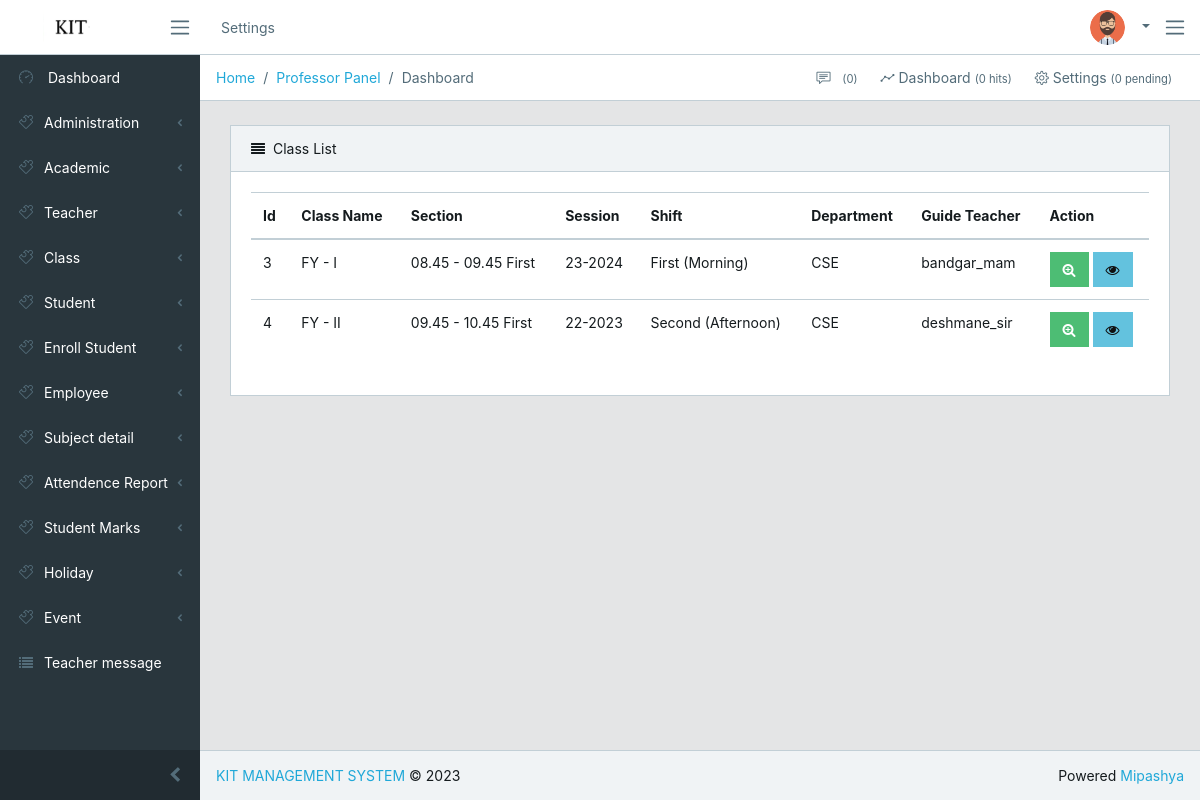
Screenshot of /student/class-wise-student-registration (signed in) with the database file from the repository.
### account/models.py (models this page shows, shortened)
class UserProfile(models.Model):
    user = models.OneToOneField(User, on_delete=models.CASCADE)
    name = models.CharField(max_length=45)
    photo = models.ImageField(upload_to='admin/', default=get_first_image_in_admin)
    password = models.CharField(max_length=255,default="Mipashya@123")
    date_of_birth = models.DateField(null=True, blank=True)
    gender_select = (
        ('Male', 'Male'),
        ('Female', 'Female')
    )
    gender = models.CharField(choices=gender_select, max_length=6)
    employee_select = (
        ('admin', 'Admin'),
        ('professor', 'Professor'),
        ('teacher', 'Teacher'),
        ('register', 'Register'),
        ('student', 'Student'),
        ('employee','employee'),
    )
    employee_type = models.CharField(choices=employee_select, max_length=15,default="student")
    student_class = models.ForeignKey(ClassInfo, null=True, blank=True, on_delete=models.CASCADE)
    student_session = models.ForeignKey(Session, null=True, blank=True, on_delete=models.CASCADE)
    department = models.ForeignKey(Department, null=True, blank=True, on_delete=models.CASCADE)
    is_complete = models.BooleanField(default=False)
    def is_complete(self):
        required_fields = [self.student_class, self.student_session, self.department]
        return all(required_fields)

### academic/models.py (models this page shows, shortened)
class ClassRegistration(models.Model):
    name = models.CharField(max_length=10, unique=True)
    department_select = (
        ('CSE', 'CSE'),
        ('ENTC', 'ENTC'),
        ('MECH', 'MECH'),
        ('CIVIL', 'CIVIL')
    )
    department = models.CharField(choices=department_select, max_length=15)
    class_name = models.ForeignKey(ClassInfo, on_delete=models.CASCADE, null=True)
    section = models.ForeignKey(Section, on_delete=models.CASCADE, null=True)
    session = models.ForeignKey(Session, on_delete=models.CASCADE, null=True)
    shift = models.ForeignKey(Shift, on_delete=models.CASCADE, null=True)
    guide_teacher = models.OneToOneField(GuideTeacher, on_delete=models.CASCADE, null=True)
    date = models.DateField(auto_now_add=True)
    class Meta:
        unique_together = ['class_name', 'section', 'shift', 'guide_teacher','session']

class ClassInfo(models.Model):
    name = models.CharField(max_length=45, unique=True)
    display_name = models.CharField(max_length=10, unique=True)
    date = models.DateField(auto_now_add=True)
    def __str__(self):
        return self.display_name

class Section(models.Model):
    name = models.CharField(max_length=45, unique=True)
    date = models.DateField(auto_now_add=True)
    def __str__(self):
        return self.name

class Session(models.Model):
    name = models.CharField(max_length=40, unique=True)
    date = models.DateField(auto_now_add=True)
    def __str__(self):
        return self.name

class Shift(models.Model):
    name = models.CharField(max_length=45, unique=True)
    date = models.DateField(auto_now_add=True)
    def __str__(self):
        return self.name

class GuideTeacher(models.Model):
    name = models.OneToOneField('teacher.PersonalInfo', on_delete=models.CASCADE, null=True)
    date = models.DateField(auto_now_add=True)
    def __str__(self):
        return str(self.name)

### teacher/models.py (models this page shows)
class PersonalInfo(models.Model):
    name = models.CharField(max_length=45)
    employee_type = models.CharField(choices=UserProfile.employee_select, max_length=15)
    is_delete = models.BooleanField(default=False)
    administration = models.ForeignKey(Designation, on_delete=models.CASCADE,default='prasad')
    photo = models.ImageField(upload_to='uploads/', default='default_images/default.png')
    date_of_birth = models.DateField()
    place_of_birth = models.CharField(max_length=45)
    nationality_choice = (
        ('Indian', 'India'),
        ('Others', 'Others')
    )
    nationality = models.CharField(max_length=45, choices=nationality_choice)
    religion_choice = (
        ('Hindu', 'Hindu'),
        ('Buddh', 'Buddh'),
        ('Muslim', 'Muslim'),
        ('sikh', 'sikh'),
        ('Jain', 'Jain'),
        ('Christian', 'Christian'),
        ('Others', 'Others')
    )
    caste_choice = (
        ('open', 'OPEN'),
        ('sc', 'SC'),
        ('obc', 'OBC'),
        ('sbc', 'SBC'),
        ('phs', 'PHS'),
        ('vjnt(a)', 'VJNT(A)'),
        ('nt(b)', 'NT(B)'),
        ('nt(c)', 'NT(C)'),
        ('nt(d)', 'NT(D)'),
        ('sebc', 'SEBC'),
        ('ews', 'EWS'),
    )
    caste = models.CharField(choices=caste_choice, max_length=10, null=True, blank=True)
    religion = models.CharField(max_length=45, choices=religion_choice)
    gender_choice = (
        ('male', 'Male'),
        ('female', 'Female')
    )
    gender = models.CharField(choices=gender_choice, max_length=10)
    blood_group_choice = (
        ('a+', 'A+'),
        ('o+', 'O+'),
        ('b+', 'B+'),
        ('ab+', 'AB+'),
        ('a-', 'A-'),
        ('o-', 'O-'),
        ('b-', 'B-'),
        ('ab-', 'AB-')
    )
    blood_group = models.CharField(choices=blood_group_choice, max_length=5)
    e_tin = models.TextField(unique=True)
    nid = models.IntegerField(unique=True)
    driving_license_passport = models.IntegerField(unique=True)
    phone_no = models.CharField(max_length=11, unique=True)
    email = models.CharField(max_length=255, unique=True)
    father_name = models.CharField(max_length=45)
    mother_name = models.CharField(max_length=45)
    marital_status_choice = (
        ('married', 'Married'),
        ('unmarried', 'Unmarried')
    )
    marital_status = models.CharField(choices=marital_status_choice, max_length=10)
    address = models.ForeignKey(AddressInfo, on_delete=models.CASCADE, null=True)
    education = models.ForeignKey(EducationInfo, on_delete=models.CASCADE, null=True)
    training = models.ForeignKey(TrainingInfo, on_delete=models.CASCADE, null=True)
    job = models.ForeignKey(JobInfo, on_delete=models.CASCADE, null=True)
    experience = models.ForeignKey(ExperienceInfo, on_delete=models.CASCADE, null=True)
    date = models.DateTimeField(auto_now_add=True)
    def __str__(self):
        return self.name

### student/views.py (the view)
# urls.py: path('class-wise-student-registration', views.class_wise_student_registration, name='class-wise-student-registration'),
def class_wise_student_registration(request):
    try:
        user_profile = UserProfile.objects.get(user=request.user)
    except UserProfile.DoesNotExist:
        user_profile = UserProfile.objects.create(user=request.user, employee_type=['professor','teacher'])
    register_class = ClassRegistration.objects.all()
    context = {
        'register_class': register_class,
        'profile' : user_profile,
        }
    return render(request, 'student/class-wise-student-registration.html', context)

### templates/student/class-wise-student-registration.html
{% extends 'base/base.html' %}
{% block content %}
  <div class="card">
      <div class="card-header">
          <i class="fa fa-align-justify"></i>Class List</div>
      <div class="card-body">
          <table class="table table-responsive-sm">
              <thead>
                  <tr>
                      <th>Id</th>
                      <th>Class Name</th>
                      <th>Section</th>
                      <th>Session</th>
                      <th>Shift</th>
                      <th>Department</th>
                      <th>Guide Teacher</th>
                      <th>Action</th>
                  </tr>
              </thead>
              <tbody>
                  {% for cls in register_class %}
                    <tr>
                        <td>{{ cls.id }}</td>
                        <td>{{ cls.class_name }}</td>
                        <td>{{ cls.section }}</td>
                        <td>{{ cls.session }}</td>
                        <td>{{ cls.shift }}</td>
                        <td>{{ cls.department }}</td>
                        <td>{{ cls.guide_teacher }}</td>
                        <td>
                          <a class="btn btn-success" href="{% url 'student-registration' cls.id %}">
                              <i class="fa fa-search-plus"></i>
                          </a>
                          <a class="btn btn-info" href="{% url 'student-list' cls.id %}">
                              <i class="fa fa-eye"></i>
                          </a>
                        </td>
                    </tr>
                  {% endfor %}
              </tbody>
          </table>
      </div>
  </div>
{% endblock %}

### templates/base/navbar.html (shortened to what this page needs)
{% load static %}
<header class="app-header navbar">
    <a class="navbar-brand" href="#"></a>
    <button class="navbar-toggler sidebar-toggler d-md-down-none" type="button">
        <span class="navbar-toggler-icon"></span>
    </button>
    <ul class="nav navbar-nav d-md-down-none">
        <li class="nav-item px-3">
            <a class="nav-link" href="#">Settings</a>
        </li>
    </ul>
    <ul class="nav navbar-nav ml-auto">
        <li class="nav-item dropdown">
            <a class="nav-link dropdown-toggle nav-link" data-toggle="dropdown" href="#" role="button"
               aria-haspopup="true" aria-expanded="false">
               {% if profile.employee_type == 'professor' %}
                  <img src="{{ request.user.userprofile.photo.url }}" class="img-avatar" alt="admin">
                {% elif profile.employee_type == 'teacher' %}
                    <img src="{{ teacher.photo.url }}" class="img-avatar">
                {% elif profile.employee_type == 'student' %}
                    <img src="{{ request.user.userprofile.photo.url }}" class="img-avatar" alt="admin">
                {% elif profile.employee_type == 'employee' %}
                    <img src="{{ request.user.userprofile.photo.url }}" class="img-avatar" alt="employee">
                {% else %}
                    <img src="{% static 'src/img/man.png' %}" class="img-avatar" alt="Anonymous">
                {% endif %}
            </a>
        </li>
    </ul>
    <button class="navbar-toggler aside-menu-toggler" type="button">
        <span class="navbar-toggler-icon"></span>
    </button>
</header>

### rows the page displays
ClassRegistration: id "3", class_name "FY - I", section "08.45 - 09.45 First", session "23-2024", shift "First (Morning)", department "CSE", guide_teacher "bandgar_mam"
ClassRegistration: id "4", class_name "FY - II", section "09.45 - 10.45 First", session "22-2023", shift "Second (Afternoon)", department "CSE", guide_teacher "deshmane_sir"
